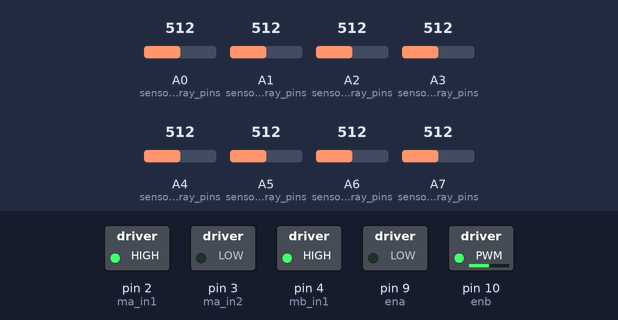
Simulated run of this sketch. Board: Arduino Nano, built with avr-gcc and run on an emulated ATmega328P. Parts: switched loads named in the sketch (green lamp = pin HIGH). Inputs (shaded band) come from the test bench; at power-on: A0 (sensor_array_pins) = 512, A1 (sensor_array_pins) = 512, A5 (sensor_array_pins) = 512, A2 (sensor_array_pins) = 512, A3 (sensor_array_pins) = 512, A4 (sensor_array_pins) = 512, A6 (sensor_array_pins) = 512, A7 (sensor_array_pins) = 512.

Above: at 0.8 s.
0.9 s: A0 (sensor_array_pins) set to 889
2.4 s: A0 (sensor_array_pins) set to 917
At 3.6 s:
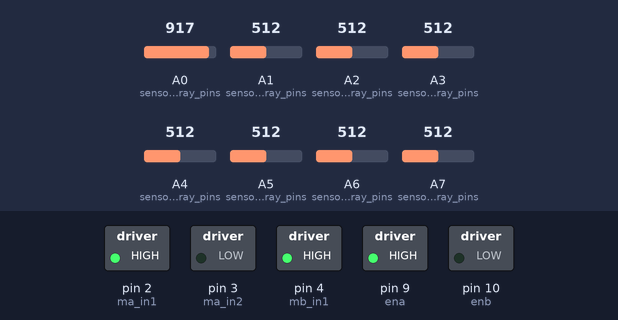
3.9 s: A1 (sensor_array_pins) set to 893
5.4 s: A1 (sensor_array_pins) set to 907
At 5.8 s:
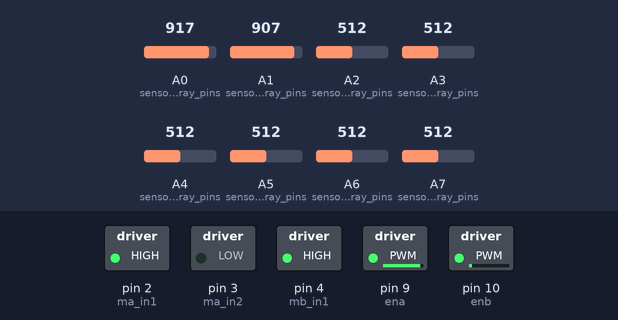
6.9 s: A5 (sensor_array_pins) set to 886
8.4 s: A5 (sensor_array_pins) set to 918
At 9.5 s:
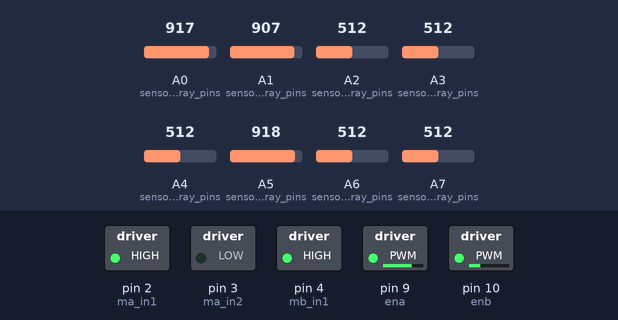
Timing chart, 0 to 10.9 s (numbered marks = the images above; inputs shaded):
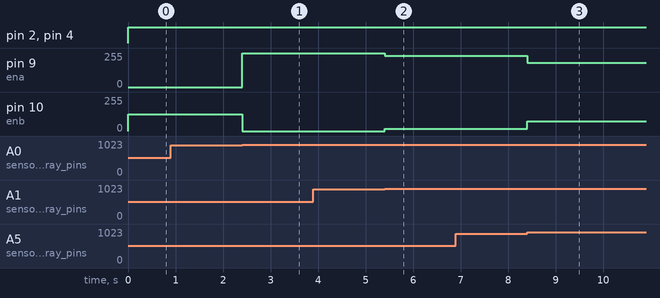

The sketch:

Line_Follow.ino
```cpp
#include "Robot.h"
#include "Motor_Controller.h"
#include "Sensor.h"


const uint8_t MA_IN1 = 2;
const uint8_t MA_IN2 = 3;
const uint8_t MB_IN1 = 4;
const uint8_t MB_IN2 = 5;
const uint8_t ENA    = 9;
const uint8_t ENB  = 10;

const uint32_t dtime = 5000;

const uint8_t sensor_array_pins[8] = {A0,A1,A2,A3,A4,A5,A6,A7};


void setup()
{
Serial.begin(9600);
auto motors = MotorController(
    MA_IN1,
    MA_IN2,
    MB_IN1,
    MB_IN2,
    ENA,
    ENB
);

auto sensors = SensorArray(sensor_array_pins,8,900);
// bool found = false;
auto robot = Robot(&motors,&sensors);
// check_motors(motors,5000);
// while(!Serial.available()){

// }
while (true)
{
    //check_motors(motors,2000);
    robot.P_Control();

}


}
void loop()
{

}
```

Motor_Controller.h
```cpp
#ifndef MOTOR_CONTROLLER
#define MOTOR_CONTROLLER
#define ANALOG_OUTPUT_SCALE 255


struct MotorController
{
    uint8_t ma_in1 = 2;
    uint8_t ma_in2 = 3;
    uint8_t mb_in1 = 4;
    uint8_t mb_in2 = 5;
    uint8_t ena = 9;
    uint8_t enb = 10;

    MotorController(uint8_t ma_in1, uint8_t ma_in2, uint8_t mb_in1, uint8_t mb_in2, uint8_t ena,uint8_t enb)
        :ma_in1(ma_in1),ma_in2(ma_in2),mb_in1(mb_in1),mb_in2(mb_in2),ena(ena),enb(enb)
    {
        pinMode(ma_in1,OUTPUT);
        pinMode(ma_in2,OUTPUT);
        pinMode(mb_in1,OUTPUT);
        pinMode(ma_in2,OUTPUT);

        pinMode(ena,OUTPUT);
        pinMode(enb,OUTPUT);
    }

    void Brake_A(){
        pinMode(ma_in1,LOW);
        pinMode(ma_in2,LOW);
    }

    void Brake_B(){
        pinMode(mb_in1,LOW);
        pinMode(mb_in2,LOW);
    }

    void control(float ma_v, float mb_v){
        /*
        ma_v : velocity of motor A normalized (between -1 and 1)
        mb_v : velocity of motor B normalized (between -1 and 1)

        */
        analogWrite(ena,abs(ma_v)*ANALOG_OUTPUT_SCALE);
        analogWrite(enb,abs(mb_v)*ANALOG_OUTPUT_SCALE);
        if(ma_v >= 0){
            digitalWrite(ma_in1,HIGH);
            digitalWrite(ma_in2,LOW);
        }
        else{
            digitalWrite(ma_in1,LOW);
            digitalWrite(ma_in2,HIGH);
        }

        if(mb_v >=0){
            digitalWrite(mb_in1,HIGH);
            digitalWrite(mb_in2,LOW);
        }
        else{
            digitalWrite(mb_in1,LOW);
            digitalWrite(mb_in2,HIGH);
        }


    }
};


void check_motors(MotorController& motors,uint32_t dtime){
    motors.control(1,1);
}
#endif
```

Robot.h
```cpp
#ifndef ROBOT
#define ROBOT

#include "Motor_Controller.h"
#include "Sensor.h"

const float memory_factor = 0.6;
const float recovery_speed = 0.5;
const uint32_t recovery_time = 1000;
struct Robot{
    MotorController* motor;
    SensorArray* sensor;
    float accumilated_error = 0.0f;
    Robot(MotorController* motor,SensorArray* sensor)
        :motor(motor),sensor(sensor)
    {
        accumilated_error = 0.0f;
    }

    void P_Control(){
        bool found = false;
        float reading = 0.0f;
        for(;;){
            reading = sensor->calculate_digital(found);
            motor->control(0.5-0.5*reading,0.5+0.5*reading);
            while(!found){
                if(accumilated_error < 0){
                    motor->control(recovery_speed,0);
                }
                else{
                    motor->control(0,recovery_speed);
                }
                reading = sensor->calculate_digital(found);
            }
            accumilated_error = (memory_factor*accumilated_error+reading);

        }
    }
};

#endif
```

Sensor.h
```cpp
#ifndef SENSOR
#define SENSOR


struct  SensorArray
{
    const uint8_t* analog_pins = nullptr;
    uint8_t number_of_pins = 0;
    uint32_t threshold = 0;
    SensorArray(const uint8_t* analog_pins,uint8_t number_of_pins,uint32_t threshold)
        :analog_pins(analog_pins),number_of_pins(number_of_pins),threshold(threshold)
    {
        for(int i = 0;i<number_of_pins;i++){
            pinMode(analog_pins[i],INPUT);
        }
    }

    float calculate_digital(bool& found){
        /*
        calculates the error with digital filtering on the sensor
        */
        found = false;
        float pos = 0;
        uint32_t number = 0;
        for(int i =0;i<number_of_pins;i++){
            uint8_t re = analogRead(analog_pins[i]) > threshold; //Larger value for balck returns 1 indicating
            if(re){
                pos += (2/((float)number_of_pins-1)*i-1);
                number += 1;
            }
        }
        if(number==0){
            return 0;
        }
        found = true;
        return pos/number;
    }
};
#endif
```

Measured:
- the behaviour switches between 900 and 901 on A0 (sensor_array_pins) (found by bisection; images 0 and 1)
- the behaviour switches between 900 and 901 on A5 (sensor_array_pins) (found by bisection; images 2 and 3)
- after the input at 0.9 s, every drawn part: stays the same
- after the input at 2.4 s, pin 9 (ena): 0/255 → 255/255 at once; pin 10 (enb): 127/255 → 0/255 at once
- after the input at 3.9 s, every drawn part: stays the same
- after the input at 5.4 s, pin 9 (ena): 255/255 → 236/255 at once; pin 10 (enb): 0/255 → 18/255 at once
- after the input at 6.9 s, every drawn part: stays the same
- after the input at 8.4 s, pin 9 (ena): 236/255 → 182/255 at once; pin 10 (enb): 18/255 → 72/255 at once
